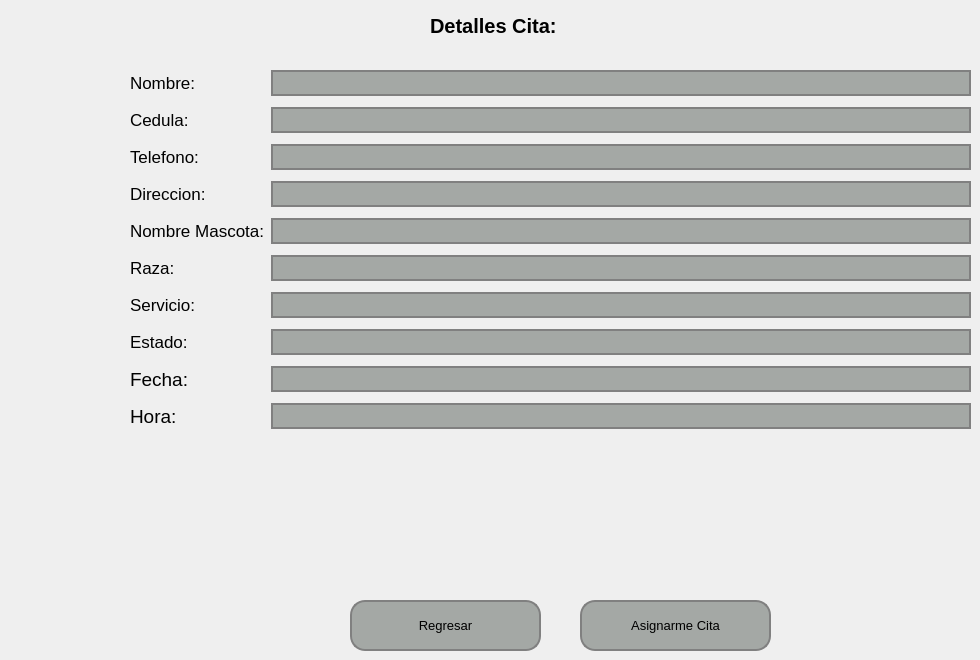
   <widget class="QWidget" name="pageDetallesContaduria">
    <widget class="QLabel" name="label_75">
     <property name="geometry">
      <rect>
       <x>430</x>
       <y>10</y>
       <width>171</width>
       <height>31</height>
      </rect>
     </property>
     <property name="font">
      <font>
       <pointsize>15</pointsize>
       <weight>75</weight>
       <bold>true</bold>
      </font>
     </property>
     <property name="text">
      <string>Detalles Cita:</string>
     </property>
    </widget>
    <widget class="QWidget" name="formLayoutWidget_9">
     <property name="geometry">
      <rect>
       <x>130</x>
       <y>70</y>
       <width>841</width>
       <height>501</height>
      </rect>
     </property>
     <layout class="QFormLayout" name="formLayout_10">
      <property name="verticalSpacing">
       <number>11</number>
      </property>
      <item row="0" column="0">
       <widget class="QLabel" name="label_80">
        <property name="font">
         <font>
          <pointsize>13</pointsize>
         </font>
        </property>
        <property name="text">
         <string>Nombre: </string>
        </property>
       </widget>
      </item>
      <item row="0" column="1">
       <widget class="QLineEdit" name="lineEditNombreDetallesCita">
        <property name="font">
         <font>
          <pointsize>13</pointsize>
         </font>
        </property>
        <property name="styleSheet">
         <string notr="true">    background-color: #a4a8a5; /* Color del botón */
    border-radius: 15px;       /* Borde redondeado, ajusta el valor para más curvatura */
    border: 2px solid #808080; /* Opcional: agrega un borde de color gris */</string>
        </property>
       </widget>
      </item>
      <item row="1" column="0">
       <widget class="QLabel" name="label_81">
        <property name="font">
         <font>
          <pointsize>13</pointsize>
         </font>
        </property>
        <property name="text">
         <string>Cedula: </string>
        </property>
       </widget>
      </item>
      <item row="1" column="1">
       <widget class="QLineEdit" name="lineEditCedulaDetallesCita">
        <property name="font">
         <font>
          <pointsize>13</pointsize>
         </font>
        </property>
        <property name="styleSheet">
         <string notr="true">    background-color: #a4a8a5; /* Color del botón */
    border-radius: 15px;       /* Borde redondeado, ajusta el valor para más curvatura */
    border: 2px solid #808080; /* Opcional: agrega un borde de color gris */</string>
        </property>
       </widget>
      </item>
      <item row="2" column="0">
       <widget class="QLabel" name="label_82">
        <property name="font">
         <font>
          <pointsize>13</pointsize>
         </font>
        </property>
        <property name="text">
         <string>Telefono:</string>
        </property>
       </widget>
      </item>
      <item row="2" column="1">
       <widget class="QLineEdit" name="lineEditTelefonoDetallesCita">
        <property name="font">
         <font>
          <pointsize>13</pointsize>
         </font>
        </property>
        <property name="styleSheet">
         <string notr="true">    background-color: #a4a8a5; /* Color del botón */
    border-radius: 15px;       /* Borde redondeado, ajusta el valor para más curvatura */
    border: 2px solid #808080; /* Opcional: agrega un borde de color gris */</string>
        </property>
       </widget>
      </item>
      <item row="3" column="0">
       <widget class="QLabel" name="label_83">
        <property name="font">
         <font>
          <pointsize>13</pointsize>
         </font>
        </property>
        <property name="text">
         <string>Direccion:</string>
        </property>
       </widget>
      </item>
      <item row="3" column="1">
       <widget class="QLineEdit" name="lineEditDireccionDetallesCita">
        <property name="font">
         <font>
          <pointsize>13</pointsize>
         </font>
        </property>
        <property name="styleSheet">
         <string notr="true">    background-color: #a4a8a5; /* Color del botón */
    border-radius: 15px;       /* Borde redondeado, ajusta el valor para más curvatura */
    border: 2px solid #808080; /* Opcional: agrega un borde de color gris */</string>
        </property>
       </widget>
      </item>
      <item row="4" column="0">
       <widget class="QLabel" name="label_85">
        <property name="font">
         <font>
          <pointsize>13</pointsize>
         </font>
        </property>
        <property name="text">
         <string>Nombre Mascota:</string>
        </property>
       </widget>
      </item>
      <item row="4" column="1">
       <widget class="QLineEdit" name="lineEditNombreMascotaCita">
        <property name="font">
         <font>
          <pointsize>13</pointsize>
         </font>
        </property>
        <property name="styleSheet">
         <string notr="true">    background-color: #a4a8a5; /* Color del botón */
    border-radius: 15px;       /* Borde redondeado, ajusta el valor para más curvatura */
    border: 2px solid #808080; /* Opcional: agrega un borde de color gris */</string>
        </property>
       </widget>
      </item>
      <item row="5" column="0">
       <widget class="QLabel" name="label_76">
        <property name="font">
         <font>
          <pointsize>13</pointsize>
         </font>
        </property>
        <property name="text">
         <string>Raza:</string>
        </property>
       </widget>
      </item>
      <item row="5" column="1">
       <widget class="QLineEdit" name="lineEditRazaCita">
        <property name="font">
         <font>
          <pointsize>13</pointsize>
         </font>
        </property>
        <property name="styleSheet">
         <string notr="true">    background-color: #a4a8a5; /* Color del botón */
    border-radius: 15px;       /* Borde redondeado, ajusta el valor para más curvatura */
    border: 2px solid #808080; /* Opcional: agrega un borde de color gris */</string>
        </property>
       </widget>
      </item>
      <item row="6" column="0">
       <widget class="QLabel" name="label_77">
        <property name="font">
         <font>
          <pointsize>13</pointsize>
         </font>
        </property>
        <property name="text">
         <string>Servicio:</string>
        </property>
       </widget>
      </item>
      <item row="6" column="1">
       <widget class="QLineEdit" name="lineEditServicioDetallesCita">
        <property name="font">
         <font>
          <pointsize>13</pointsize>
         </font>
        </property>
        <property name="styleSheet">
         <string notr="true">    background-color: #a4a8a5; /* Color del botón */
    border-radius: 15px;       /* Borde redondeado, ajusta el valor para más curvatura */
    border: 2px solid #808080; /* Opcional: agrega un borde de color gris */</string>
        </property>
       </widget>
      </item>
      <item row="7" column="0">
       <widget class="QLabel" name="label_79">
        <property name="font">
         <font>
          <pointsize>13</pointsize>
         </font>
        </property>
        <property name="text">
         <string>Estado:</string>
        </property>
       </widget>
      </item>
      <item row="7" column="1">
       <widget class="QLineEdit" name="lineEditEstadoCita">
        <property name="font">
         <font>
          <pointsize>13</pointsize>
         </font>
        </property>
        <property name="styleSheet">
         <string notr="true">    background-color: #a4a8a5; /* Color del botón */
    border-radius: 15px;       /* Borde redondeado, ajusta el valor para más curvatura */
    border: 2px solid #808080; /* Opcional: agrega un borde de color gris */</string>
        </property>
       </widget>
      </item>
      <item row="8" column="0">
       <widget class="QLabel" name="label_84">
        <property name="font">
         <font>
          <pointsize>14</pointsize>
         </font>
        </property>
        <property name="text">
         <string>Fecha: </string>
        </property>
       </widget>
      </item>
      <item row="8" column="1">
       <widget class="QLineEdit" name="lineEditFechaCita">
        <property name="font">
         <font>
          <pointsize>13</pointsize>
         </font>
        </property>
        <property name="styleSheet">
         <string notr="true">    background-color: #a4a8a5; /* Color del botón */
    border-radius: 15px;       /* Borde redondeado, ajusta el valor para más curvatura */
    border: 2px solid #808080; /* Opcional: agrega un borde de color gris */</string>
        </property>
       </widget>
      </item>
      <item row="9" column="0">
       <widget class="QLabel" name="label_86">
        <property name="font">
         <font>
          <pointsize>14</pointsize>
         </font>
        </property>
        <property name="text">
         <string>Hora:</string>
        </property>
       </widget>
      </item>
      <item row="9" column="1">
       <widget class="QLineEdit" name="lineEditHoraCita">
        <property name="font">
         <font>
          <pointsize>13</pointsize>
         </font>
        </property>
        <property name="styleSheet">
         <string notr="true">    background-color: #a4a8a5; /* Color del botón */
    border-radius: 15px;       /* Borde redondeado, ajusta el valor para más curvatura */
    border: 2px solid #808080; /* Opcional: agrega un borde de color gris */</string>
        </property>
       </widget>
      </item>
     </layout>
    </widget>
    <widget class="QPushButton" name="pushButtonAsignarCita">
     <property name="geometry">
      <rect>
       <x>580</x>
       <y>600</y>
       <width>191</width>
       <height>51</height>
      </rect>
     </property>
     <property name="font">
      <font>
       <pointsize>10</pointsize>
      </font>
     </property>
     <property name="styleSheet">
      <string notr="true">QPushButton {
    background-color: #a4a8a5; /* Color del botón */
    border-radius: 15px;       /* Borde redondeado, ajusta el valor para más curvatura */
    border: 2px solid #808080; /* Opcional: agrega un borde de color gris */
}

QPushButton:hover {
    background-color: #b0b5b0; /* Color al pasar el mouse */
}

QPushButton:pressed {
    background-color: #8f938f; /* Color al hacer clic */
}
</string>
     </property>
     <property name="text">
      <string>Asignarme Cita</string>
     </property>
    </widget>
    <widget class="QPushButton" name="pushButtonRegresarDetallesCita">
     <property name="geometry">
      <rect>
       <x>350</x>
       <y>600</y>
       <width>191</width>
       <height>51</height>
      </rect>
     </property>
     <property name="font">
      <font>
       <pointsize>10</pointsize>
      </font>
     </property>
     <property name="styleSheet">
      <string notr="true">QPushButton {
    background-color: #a4a8a5; /* Color del botón */
    border-radius: 15px;       /* Borde redondeado, ajusta el valor para más curvatura */
    border: 2px solid #808080; /* Opcional: agrega un borde de color gris */
}

QPushButton:hover {
    background-color: #b0b5b0; /* Color al pasar el mouse */
}

QPushButton:pressed {
    background-color: #8f938f; /* Color al hacer clic */
}
</string>
     </property>
     <property name="text">
      <string>Regresar</string>
     </property>
    </widget>
   </widget>
